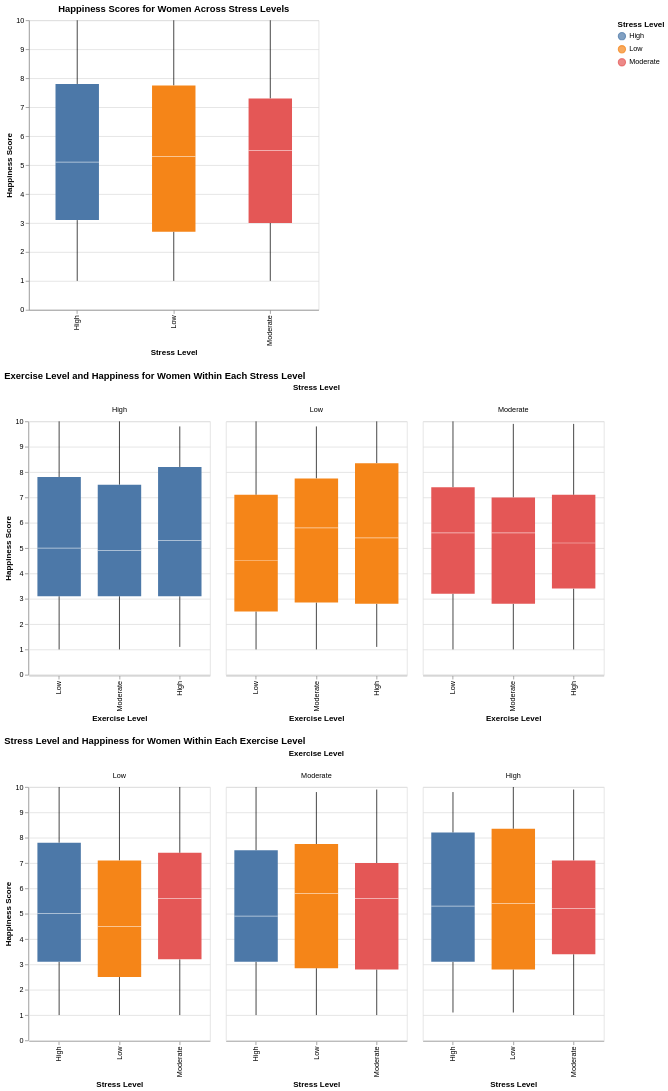

Write notebook code for a chart like this one.
### Code cell
final_chart = chart1 & chart2 & chart3
final_chart

### Figure 1 — Vega-Lite specification as saved in the notebook (floating-point values rounded to 4 significant figures; data arrays with more than 128 entries replaced by an {"elided": "..."} marker saying what was removed)
{"config": {"view": {"continuousWidth": 300, "continuousHeight": 300}}, "vconcat": [{"mark": {"type": "boxplot", "size": 60}, "encoding": {"color": {"field": "Stress Level", "type": "nominal"}, "tooltip": [{"field": "Stress Level", "type": "nominal"}, {"field": "Happiness Score", "type": "quantitative"}], "x": {"field": "Stress Level", "title": "Stress Level", "type": "nominal"}, "y": {"field": "Happiness Score", "title": "Happiness Score", "type": "quantitative"}}, "height": 400, "title": "Happiness Scores for Women Across Stress Levels", "width": 400}, {"mark": {"type": "boxplot", "size": 60}, "encoding": {"color": {"field": "Stress Level", "title": "Stress Level", "type": "nominal"}, "column": {"field": "Stress Level", "title": "Stress Level", "type": "nominal"}, "tooltip": [{"field": "Exercise Level", "type": "nominal"}, {"field": "Happiness Score", "type": "quantitative"}, {"field": "Stress Level", "type": "nominal"}], "x": {"field": "Exercise Level", "sort": ["Low", "Moderate", "High"], "title": "Exercise Level", "type": "nominal"}, "y": {"field": "Happiness Score", "title": "Happiness Score", "type": "quantitative"}}, "height": 350, "title": "Exercise Level and Happiness for Women Within Each Stress Level", "width": 250}, {"mark": {"type": "boxplot", "size": 60}, "encoding": {"color": {"field": "Stress Level", "title": "Stress Level", "type": "nominal"}, "column": {"field": "Exercise Level", "sort": ["Low", "Moderate", "High"], "title": "Exercise Level", "type": "nominal"}, "tooltip": [{"field": "Exercise Level", "type": "nominal"}, {"field": "Happiness Score", "type": "quantitative"}, {"field": "Stress Level", "type": "nominal"}], "x": {"field": "Stress Level", "title": "Stress Level", "type": "nominal"}, "y": {"field": "Happiness Score", "title": "Happiness Score", "type": "quantitative"}}, "height": 350, "title": "Stress Level and Happiness for Women Within Each Exercise Level", "width": 250}], "data": {"name": "data-d3d857a2d0400f456afaabb2ec62ffea"}, "$schema": "https://vega.github.io/schema/vega-lite/v5.8.0.json", "datasets": {"data-d3d857a2d0400f456afaabb2ec62ffea": {"elided": "1024 records"}}}
